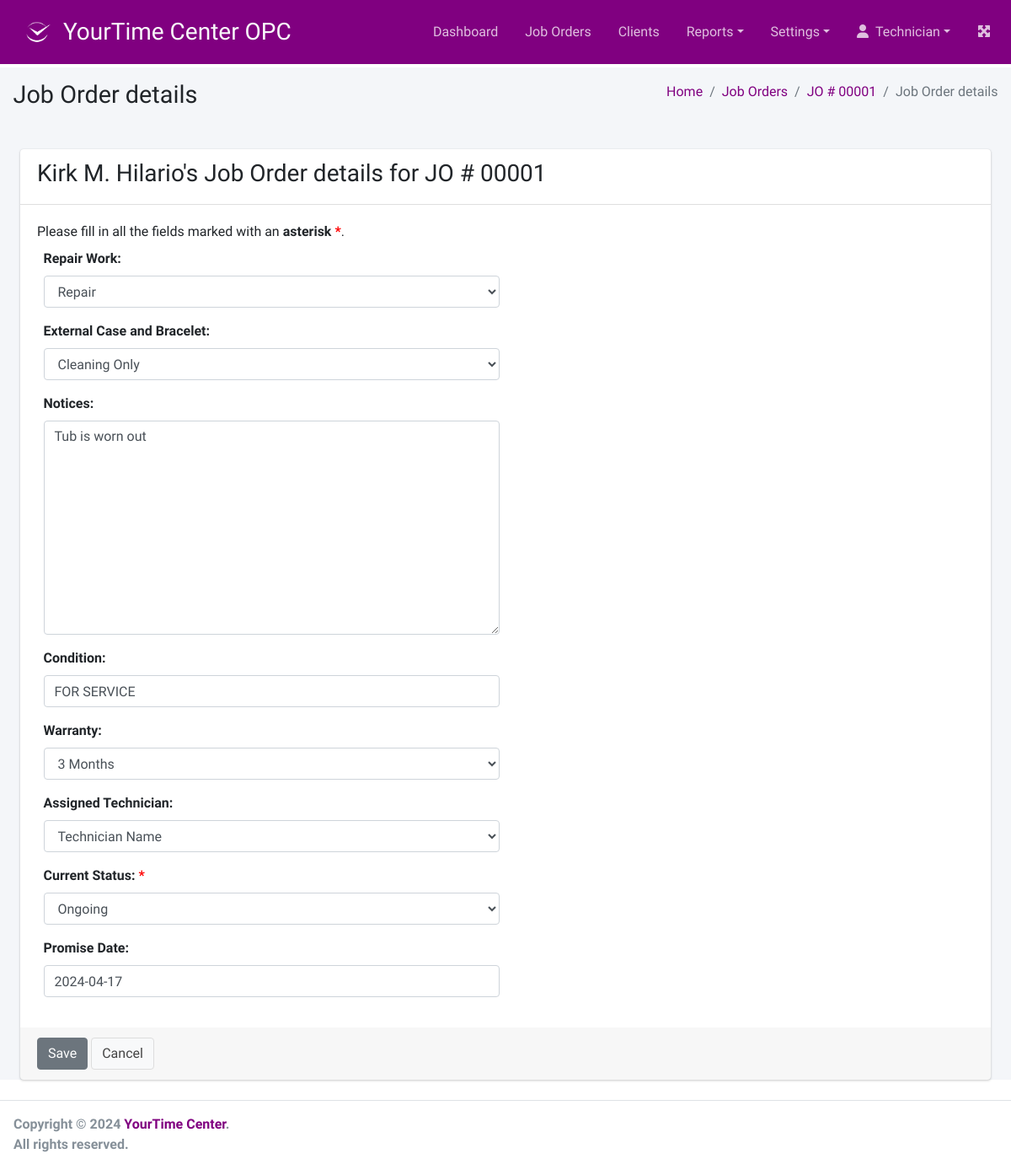
Screenshot of /joborder/1/detail/edit?type=jo (signed in) with the database file from the repository.
### joborder/models.py (models this page shows, shortened)
class JobOrder(models.Model):
    client = models.ForeignKey(
        Client,
        verbose_name=_("Client"),
        related_name="client_jo",
        on_delete=models.CASCADE
    )
    watch = models.OneToOneField(
        Watch,
        verbose_name=_("Watch"),
        related_name="watch_jo",
        on_delete=models.CASCADE,
        null=True, blank=True
    )
    repair_work = models.ForeignKey(
        RepairWork,
        verbose_name=_("Repair Work"),
        related_name="repair_work_jo",
        on_delete=models.CASCADE,
        null=True, blank=True
    )
    notices = models.TextField(
        _("Notices"),
        null=True, blank=True
    )
    condition = models.CharField(
        _("Condition"),
        max_length=254,
        null=True, blank=True
    )
    external_case_and_bracelet = models.ForeignKey(
        ExternalCaseAndBracelet,
        verbose_name=_("External Case and Bracelet"),
        related_name="case_bracelet_jo",
        on_delete=models.CASCADE,
        null=True, blank=True
    )
    warranty = models.ForeignKey(
        Warranty,
        verbose_name=_("Warranty"),
        related_name="warranty",
        on_delete=models.CASCADE,
        null=True, blank=True
    )
    assigned_technician = models.ForeignKey(
        Employee,
        verbose_name=_("Assigned Technician"),
        related_name="assigned_technician_jo",
        on_delete=models.CASCADE,
        null=True, blank=True
    )
    current_status = models.CharField(
        _("Current Status"),
        max_length=25,
        choices=JO_STATUS,
        default='SORTING'
    )
    created_at = models.DateField(auto_now_add=True)
    promise_date = models.DateField(
        _("Promise Date"),
        null=True, blank=True,
        default=timezone.now
    )
    objects = models.Manager()
    conditions = Conditions()
    overdues = OverDues()
    due_in_a_week = DueInAWeek()
    open_jobs = OpenJobOrders()

### client/models.py (models this page shows, shortened)
class Client(models.Model):
    name = models.CharField(
        _("Name"),
        max_length=254,
        null=False, blank=False
    )
    address = models.TextField()
    mob_num = models.CharField(
        _("Mobile Number"),
        max_length=100,
        null=False, blank=False)
    tel_num = models.CharField(
        _("Telephone Number"),
        max_length=100,
        null=True, blank=True)
    email = models.EmailField(
        _("Email Address"),
        max_length=254,
        null=True, blank=True)
    created_at = models.DateTimeField(auto_now_add=True)
    updated_at = models.DateTimeField(auto_now=True)
    is_active = models.BooleanField(default=True)
    def __str__(self):
        return self.name.title()

### joborder/views.py (the view, shortened to what this page needs)
# urls.py: path('<int:pk>/detail/edit', views.JobOrderDetailUpdateView.as_view(),
@method_decorator(login_required, name='dispatch')
class JobOrderDetailUpdateView(UpdateView, SuccessMessageMixin):
    pk_url_kwarg = 'pk'
    template_name = "joborder/jo_detail_form.html"
    success_message = "The details was updated successfully."
    def get_model(self):
        type = self.request.GET.get('type')
        return getModel(type)
    def get_form_class(self):
        type = self.request.GET.get('type')
        return getFormClass(type)
    def get_queryset(self):
        model = self.get_model()
        return model.objects.all()
    def get_context_data(self, **kwargs):
        context = super().get_context_data(**kwargs)
        type = self.request.GET.get('type')
        context['type_name'] = getDescription(type)
        jo = self.get_object()
        if type == 'watch':
            jo = jo.watch_jo
        elif type in ['assessment', 'test', 'charge']:
            jo = jo.job_order
        context['jo'] = jo
        context = addContext(context, type)
        return context

### joborder/forms.py
class JobOrderForm(forms.ModelForm):
    required_css_class = 'required'
    class Meta:
        model = JobOrder
        fields = ['repair_work', 'external_case_and_bracelet', 'notices', 'condition', 'warranty',
                  'assigned_technician', 'current_status', 'promise_date']

### access/models.py (called while the page is built)
    def __str__(self):
        return f'{self.first_name} {self.last_name}'

### access/templatetags/form_tags.py (called while the page is built)
@register.filter
def input_class(bound_field):
    css_class = ''
    if bound_field.form.is_bound:
        if bound_field.errors:
            css_class = 'is-invalid'
        elif field_type(bound_field) != 'PasswordInput':
            css_class = 'is-valid'
    return 'form-control {}'.format(css_class)

### customization/models.py (called while the page is built)
    def __str__(self):
        return self.description.title()

    def __str__(self):
        return self.description.title()

    def __str__(self):
        return self.description.title()

### joborder/models.py (called while the page is built)
    def get_queryset(self):
        return super().get_queryset().values('condition').distinct()

### joborder/views.py (called while the page is built)
def getModel(type):
    if type == 'watch':
        return Watch
    elif type == 'joborder':
        return JobOrder
    elif type == 'assessment':
        return Assessment
    elif type == 'test':
        return TestLog
    elif type == 'jo':
        return JobOrder
    elif type == 'charge':
        return Charge
    elif type == 'arrival':
        return ArrivalPhoto
    elif type == 'release':
        return ReleasePhoto
    return None

def getFormClass(type):
    if type == 'watch':
        return WatchForm
    elif type == 'joborder':
        return JobOrderForm
    elif type == 'assessment':
        return AssessmentForm
    elif type == 'test':
        return TestLogForm
    elif type == 'jo':
        return JobOrderForm
    elif type == 'charge':
        return ChargeForm
    elif type == 'arrival':
        return ArrivalPhotoForm
    elif type == 'release':
        return ReleasePhotoForm
    return None

def getDescription(type):
    if type == 'watch':
        return 'Watch details'
    elif type == 'joborder':
        return 'Job Order details'
    elif type == 'assessment':
        return 'Assessment details'
    elif type == 'test':
        return 'Test Log details'
    elif type == 'jo':
        return 'Job Order details'
    elif type == 'charge':
        return 'Charge details'
    elif type == 'arrival':
        return 'Arrival Photo'
    elif type == 'release':
        return 'Release Photo'
    return 'Details'

### templates/joborder/jo_detail_form.html (shortened to what this page needs)
{% extends '../base.html' %}
{% load static form_tags %}
{% block page_title %}{{ type_name }}{% endblock page_title %}
{% block css %}
  <link rel="stylesheet" href="{% static 'css/asterisk_on_required.css' %}">
{% endblock css %}
{% block breadcrumb %}
    <li class="breadcrumb-item"><a href="{% url 'dashboard' %}">Home</a></li>
    <li class="breadcrumb-item"><a href="{% url 'jo_list' %}">Job Orders</a></li>
    <li class="breadcrumb-item"><a href="{% url 'jo_details' jo.pk %}">JO # {{ jo.pk|stringformat:'05d' }}</a></li>
    <li class="breadcrumb-item active">{{ type_name }}</li>
{% endblock breadcrumb %}
{% block main_content %}
    <div class="card m-4">
        <form method="post" enctype="multipart/form-data" novalidate>
            <div class="card-header">
                <h3>{{ jo.client }}'s {{ type_name }} for JO # {{ jo.pk|stringformat:"05d" }}</h3>
            </div>
            <div class="card-body">
                <span>Please fill in all the fields marked with an <label class="required">asterisk</label>.</h3><br />
                <div class="col-12">
                    {% include '../includes/form_one_col.html' %}
                </div>
            </div>
            <div class="card-footer">
                <button type="submit" class="btn btn-secondary" name="save">Save</button>
                <a href="{% url 'jo_details' jo.pk %}" class="btn btn-default">Cancel</a>
            </div>
        </form>
    </div>
{% endblock main_content %}

### templates/includes/topmenu.html (shortened to what this page needs)
        <li class="nav-item my-auto">
            <a href="{% url 'dashboard' %}" class="nav-link" id="menu_dashboard">Dashboard</a>
        </li>
        <li class="nav-item my-auto">
            <a href="{% url 'jo_list' %}" class="nav-link" id="menu-jo">Job Orders</a>
        </li>
        <li class="nav-item my-auto">
            <a href="{% url 'client_list' %}" class="nav-link" id="menu-clients">Clients</a>
        </li>
        <li class="nav-item dropdown my-auto" id="menu-reports">
            <a id="dropdownReports" href="#" data-toggle="dropdown" aria-haspopup="true" aria-expanded="false" class="nav-link dropdown-toggle">Reports</a>
        </li>
        <li class="nav-item dropdown my-auto" id="menu-settings">
            <a id="dropdownSettings" href="#" data-toggle="dropdown" aria-haspopup="true" aria-expanded="false" class="nav-link dropdown-toggle">Settings</a>
        </li>
        <li class="nav-item dropdown my-auto" id="menu-account">
            <a id="dropdownAccount" href="#" data-toggle="dropdown" aria-haspopup="true" aria-expanded="false" class="nav-link dropdown-toggle"><i class="fa fa-user" aria-hidden="true"></i>&nbsp;&nbsp;{{ request.user.username|title }}</a>
        </li>

### templates/includes/form_one_col.html (shortened to what this page needs)
{% load form_tags widget_tweaks %}
{% for field in form %}
<div class="row">
    <div class="col-md-6 form-group">
        {{ field.label_tag }}
        {% render_field field class=field|input_class %}
    </div>
</div>
{% endfor %}

### static/css/style.css (style rules this page uses)
body { --primary-color: #800080; --secondary-color: #ADFF2F; }
a { color: var(--primary-color); }

### static/css/asterisk_on_required.css (style rules this page uses)
label.required::after, .asteriskField { content: ' *'; color: red; }

### rows the page displays
JobOrder: pk "00001", client "Kirk M. Hilario", repair_work "Repair" "Cleaning Only" "Tub is worn out" "FOR SERVICE" "3 Months" "Technician Name" "Ongoing" "2024-04-17"

### other values shown
{{ request.user.username|title }} "Technician"
{{ type_name }} "Job Order details"
{{ field.label_tag }} "Repair Work:" "External Case and Bracelet:" "Notices:" "Condition:" "Warranty:" "Assigned Technician:" "Current Status:" "Promise Date:"
